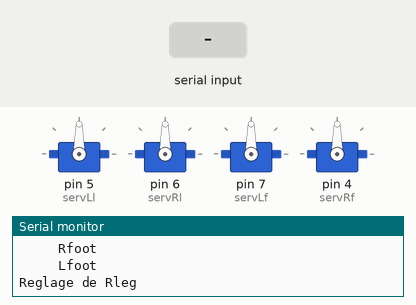
This sketch was run on a simulated Arduino Uno, built with avr-gcc and run on an emulated ATmega328P. Shown: 4 × servo, the last lines printed to the serial monitor. The test bench sets the inputs (shaded band).

Above: at 1.3 s.
1.4 s: "s" received over Serial
At 1.9 s:
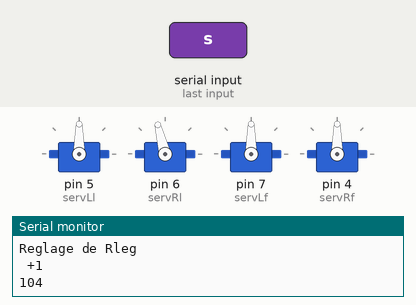
2.9 s: "z" received over Serial
At 4.1 s:
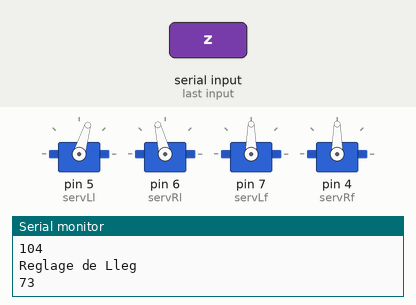
4.4 s: "z" received over Serial
At 5.4 s:
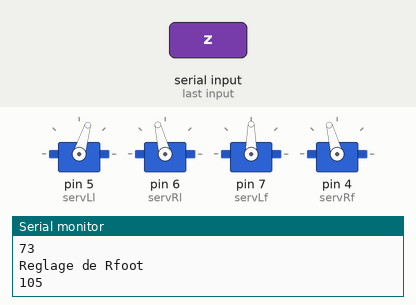
Timing chart, 0 to 7.4 s (numbered marks = the images above; inputs shaded):
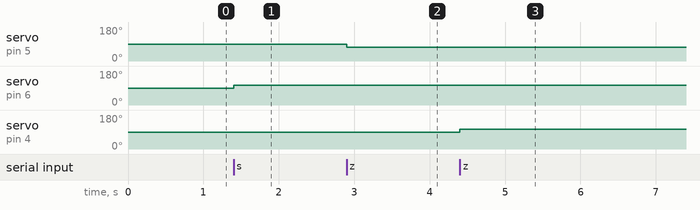

The sketch:

reglage.ino
```cpp
#include "Servo.h"
#define servLl 5
#define servRl 6
#define servLf 7
#define servRf 4
int RFcenter = 105;    // variable to store the center servo position
int LLcenter = 73;
int RLcenter = 103;
int LFcenter = 94;
int tAngle = 30; //tilt angle
int uAngle = 35; //turn angle
int sAngle = 35; //swing angle

#define EnableServo 14

Servo Lleg;  // createS servo object to control a servo
Servo Rleg;
Servo Lfoot;
Servo Rfoot;
int valtest=0;
int regl=0;
char *test[]={
	"Rleg",
	"Lleg",
	"Rfoot",
	"Lfoot",
};
String msg="";

void setup() {
	Lleg.attach(servLl);  Rleg.attach(servRl);  Lfoot.attach(servLf);  Rfoot.attach(servRf);
	Serial.begin(19200);
	Serial.println(F("Detail des touches utilisees :"));
	Serial.println(F("     a => Changement de servo vers la gauche"));
	Serial.println(F("     z => Changement de servo vers la droite"));
	Serial.println(F("     s => +1     d => +5     f => +10"));
	Serial.println(F("     x => -1     c => -5     v => -10"));
	Serial.println(F("     q => Valeur"));
	Serial.println(F(""));

	Serial.println(F("Ordre :"));
	int size = sizeof(test) / sizeof(int);
	for (int ite = 0; ite < size; ite++) { Serial.print(F("     ")); Serial.println(test[ite]); }
	Serial.println(F(""));

//	Serial.print(F("Reglage ")); Serial.println(test[regl-1]);
	testVal(1);
	Serial.println(msg);
}
void loop(){
	if(Serial.available() > 0) {
		int txt = Serial.read();
		msg="";

		switch(txt) {
			case 's' : valtest = valtest + 1;		msg=" +1 "; break;
			case 'x' : valtest = valtest - 1;		msg=" -1 "; break;
			case 'd' : valtest = valtest + 5;		msg=" +5 "; break;
			case 'c' : valtest = valtest - 5;		msg=" -5 "; break;
			case 'f' : valtest = valtest + 10;		msg=" +10 "; break;
			case 'v' : valtest = valtest - 10;		msg=" -10 "; break;
			case 'a' : testVal(-1); break;
			case 'z' : testVal(+1); break;
//			case 'z' : regl++; if(regl==5) { regl=1; } msg="Reglage de "; msg.concat(test[regl-1]); valtest = testVal(regl); break;
			case 'q' : testVal(0); regle(); msg="Reglage fini"; valtest=0; break;
			default : msg = "Touche inconnue."; break;
		}

		if(regl==1) { Rleg.write(valtest); }
		if(regl==2) { Lleg.write(valtest); }
		if(regl==3) { Rfoot.write(valtest); }
		if(regl==4) { Lfoot.write(valtest); }
		Serial.println(msg);
		if(valtest) { Serial.println(valtest); }
	}
}

void regle(){	//routine de sous-reglage
	Serial.println(F(""));
	Serial.println(F("Valeurs definitives :"));
	Serial.print(F("int RFcenter = "));		Serial.print(RFcenter);		Serial.println(";");
	Serial.print(F("int LLcenter = "));		Serial.print(LLcenter);		Serial.println(";");
	Serial.print(F("int RLcenter = "));		Serial.print(RLcenter);		Serial.println(";");
	Serial.print(F("int LFcenter = "));		Serial.print(LFcenter);		Serial.println(";");
	regl=0;
}
int testVal(int x) {
	if(regl==1) { RLcenter=valtest; }
	else if(regl==2) { LLcenter=valtest; }
	else if(regl==3) { RFcenter=valtest; }
	else if(regl==4) { LFcenter=valtest; }

	regl = regl + x;
	if(regl==0) { regl=4; }
	if(regl==5) { regl=1; }
	msg="Reglage de "; msg.concat(test[regl-1]);

	if(regl==1) { valtest=RLcenter; }
	else if(regl==2) { valtest=LLcenter; }
	else if(regl==3) { valtest=RFcenter; }
	else if(regl==4) { valtest=LFcenter; }
}
```

Measured:
- after the input at 1.4 s, servo on pin 6 (servRl): 90° → 104° at once
- after the input at 2.9 s, servo on pin 5 (servLl): 90° → 73° at once
- after the input at 4.4 s, servo on pin 4 (servRf): 90° → 105° at once
